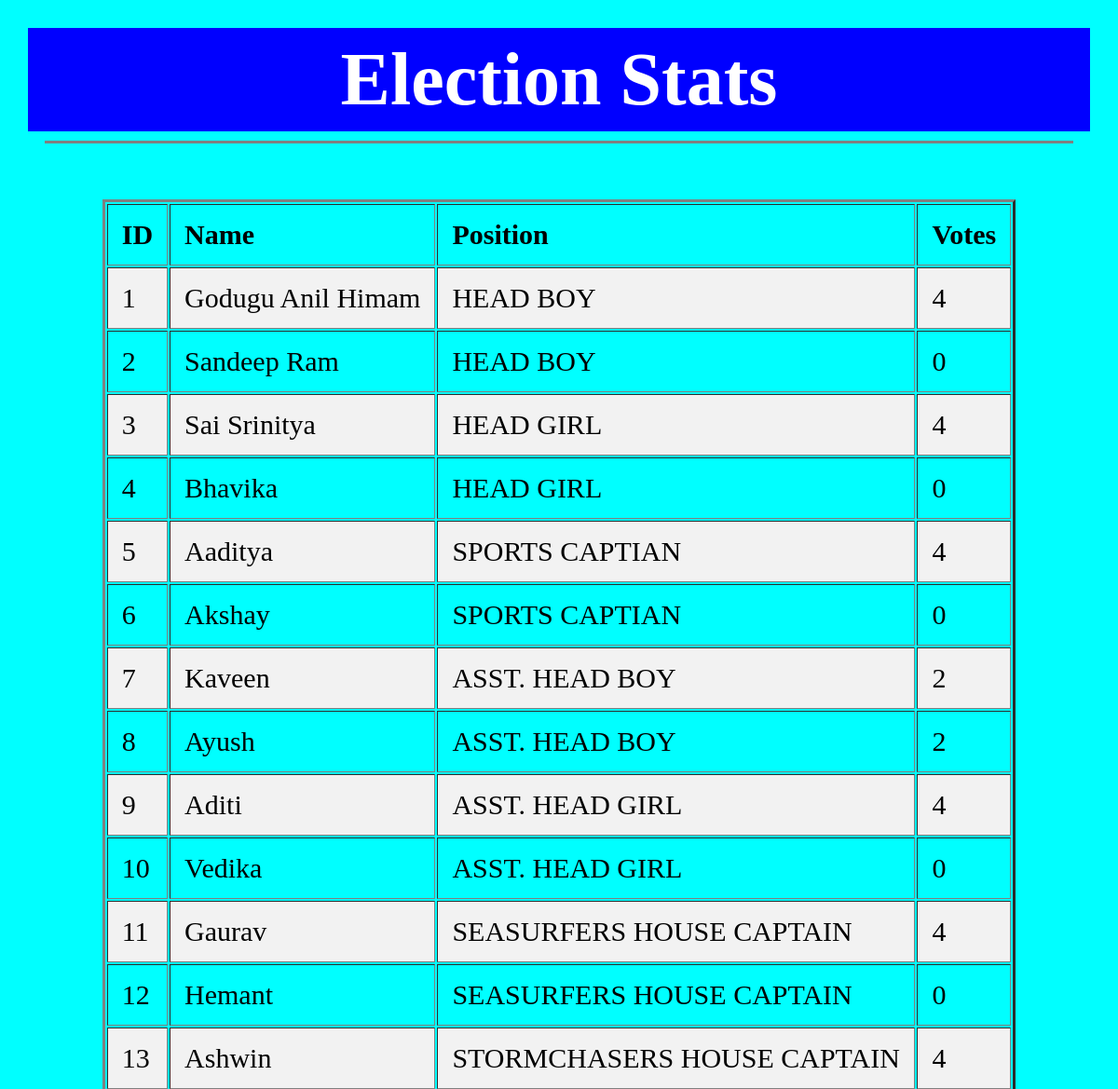
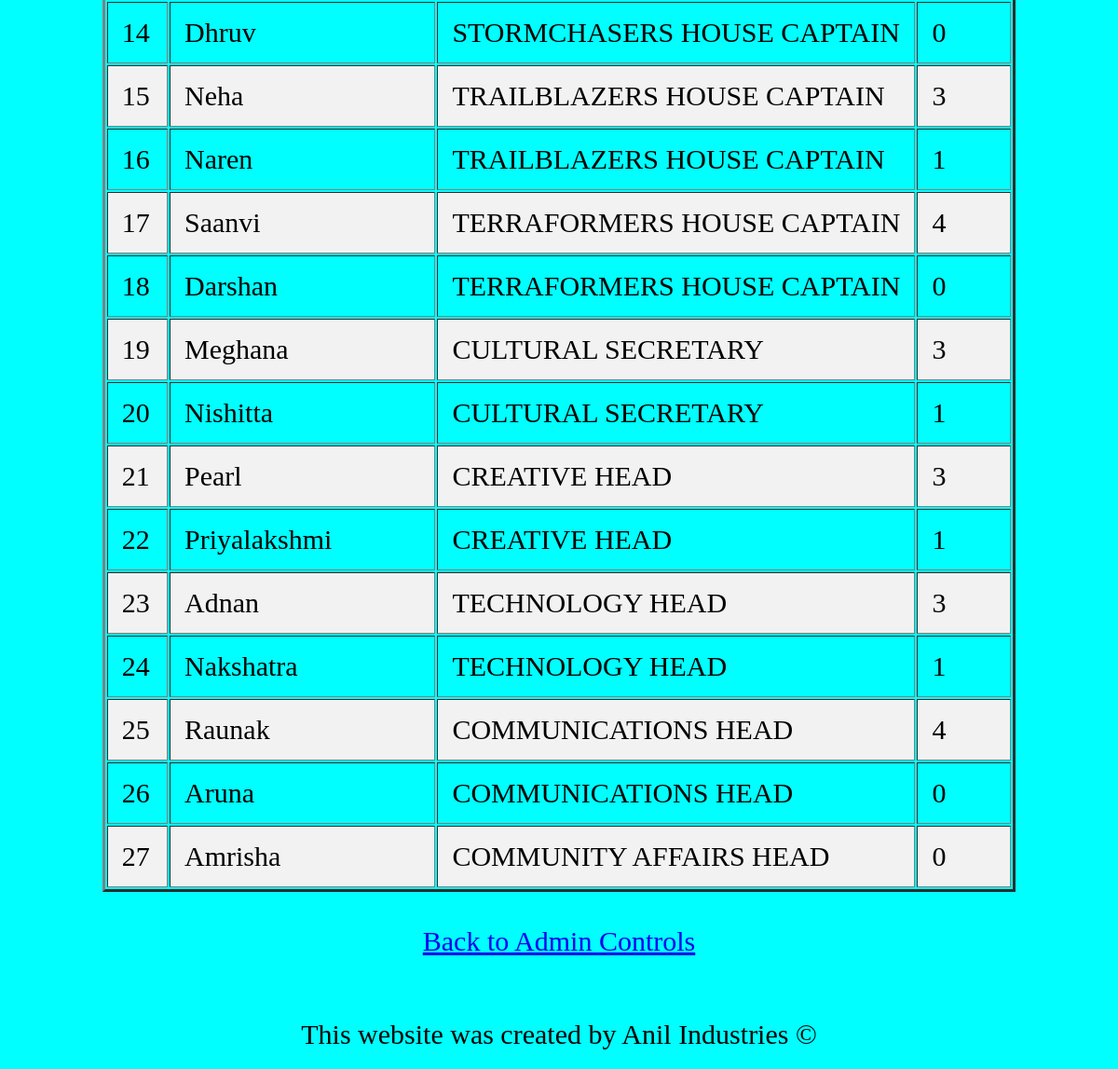
Page /status on the committed database (2 pictures, top to bottom).
### tables this page shows
CREATE TABLE nominees(
id integer primary key,
name varchar(255) not null,
position varchar(255) not null,
votes integer not null);

### project/application.py (the view)
@app.route("/status")
def status():
    nomProf = db.execute("select * from nominees")
    return render_template("view_stats.html", nominees = nomProf)

### project/templates/view_stats.html (shortened to what this page needs)
{% extends "layout.html" %}
{% block head %}
    Election Stats
{% endblock %}
{% block body %}
    <p>
        <center>
            <table border = 3 cellpadding = 15>
                <tr align = left class = "normText">
                    <th>ID</th>
                    <th>Name</th>
                    <th>Position</th>
                    <th>Votes</th>
                </tr>
                {% for i in nominees: %}
                    <tr class = "normText">
                        <td> {{ i["id"] }} </td>
                        <td> {{ i["name"] }} </td>
                        <td> {{ i["position"] }} </td>
                        <td> {{ i["votes"] }} </td>
                    </tr>
                {% endfor %}
            </table>
            <br><br>
            <a href = "/admin" class = "normText">Back to Admin Controls</a>
            <br><br><br>
        </center>
    </p>
{% endblock %}

### project/templates/layout.html (shortened to what this page needs)
<html lang = "en">
    <head>
        <link rel= "stylesheet" type= "text/css" href= "{{ url_for('static',filename='styles.css') }}">
    </head>
    <body>
        <p>
            <h1 class = "mainHead"> {% block head %}{% endblock %}</h1>
            <hr width = 95% size = 3 noshade>
            <br><br>
        </p>
        {% block body %}
        {% endblock %}
    </body>
    <footer class = "normText">
        <center><p>This website was created by Anil Industries &copy;</p></center>
    </footer>
</html>

### project/static/styles.css (style rules this page uses)
.mainHead { background-color: blue; margin: 10px; padding: 10px; font-size: 80px; font-family: "rockwell"; color: white; text-align:center; }
body { background-color: cyan; border: 50px; padding: 10px; margin: 10px; }
.normText { font-size: 30px; font-family: "rockwell"; }
tr:nth-child(even) { background-color: #f2f2f2; }

### rows in the picture
nominees: id "1", name "Godugu Anil Himam", position "HEAD BOY", votes "4"
nominees: id "2", name "Sandeep Ram", position "HEAD BOY", votes "0"
nominees: id "3", name "Sai Srinitya", position "HEAD GIRL", votes "4"
nominees: id "4", name "Bhavika", position "HEAD GIRL", votes "0"
nominees: id "5", name "Aaditya", position "SPORTS CAPTIAN", votes "4"
nominees: id "6", name "Akshay", position "SPORTS CAPTIAN", votes "0"
nominees: id "7", name "Kaveen", position "ASST. HEAD BOY", votes "2"
nominees: id "8", name "Ayush", position "ASST. HEAD BOY", votes "2"
nominees: id "9", name "Aditi", position "ASST. HEAD GIRL", votes "4"
nominees: id "10", name "Vedika", position "ASST. HEAD GIRL", votes "0"
nominees: id "11", name "Gaurav", position "SEASURFERS HOUSE CAPTAIN", votes "4"
nominees: id "12", name "Hemant", position "SEASURFERS HOUSE CAPTAIN", votes "0"
nominees: id "13", name "Ashwin", position "STORMCHASERS HOUSE CAPTAIN", votes "4"
nominees: id "14", name "Dhruv", position "STORMCHASERS HOUSE CAPTAIN", votes "0"
nominees: id "15", name "Neha", position "TRAILBLAZERS HOUSE CAPTAIN", votes "3"
nominees: id "16", name "Naren", position "TRAILBLAZERS HOUSE CAPTAIN", votes "1"
nominees: id "17", name "Saanvi", position "TERRAFORMERS HOUSE CAPTAIN", votes "4"
nominees: id "18", name "Darshan", position "TERRAFORMERS HOUSE CAPTAIN", votes "0"
nominees: id "19", name "Meghana", position "CULTURAL SECRETARY", votes "3"
nominees: id "20", name "Nishitta", position "CULTURAL SECRETARY", votes "1"
nominees: id "21", name "Pearl", position "CREATIVE HEAD", votes "3"
nominees: id "22", name "Priyalakshmi", position "CREATIVE HEAD", votes "1"
nominees: id "23", name "Adnan", position "TECHNOLOGY HEAD", votes "3"
nominees: id "24", name "Nakshatra", position "TECHNOLOGY HEAD", votes "1"
nominees: id "25", name "Raunak", position "COMMUNICATIONS HEAD", votes "4"
nominees: id "26", name "Aruna", position "COMMUNICATIONS HEAD", votes "0"
nominees: id "27", name "Amrisha", position "COMMUNITY AFFAIRS HEAD", votes "0"
